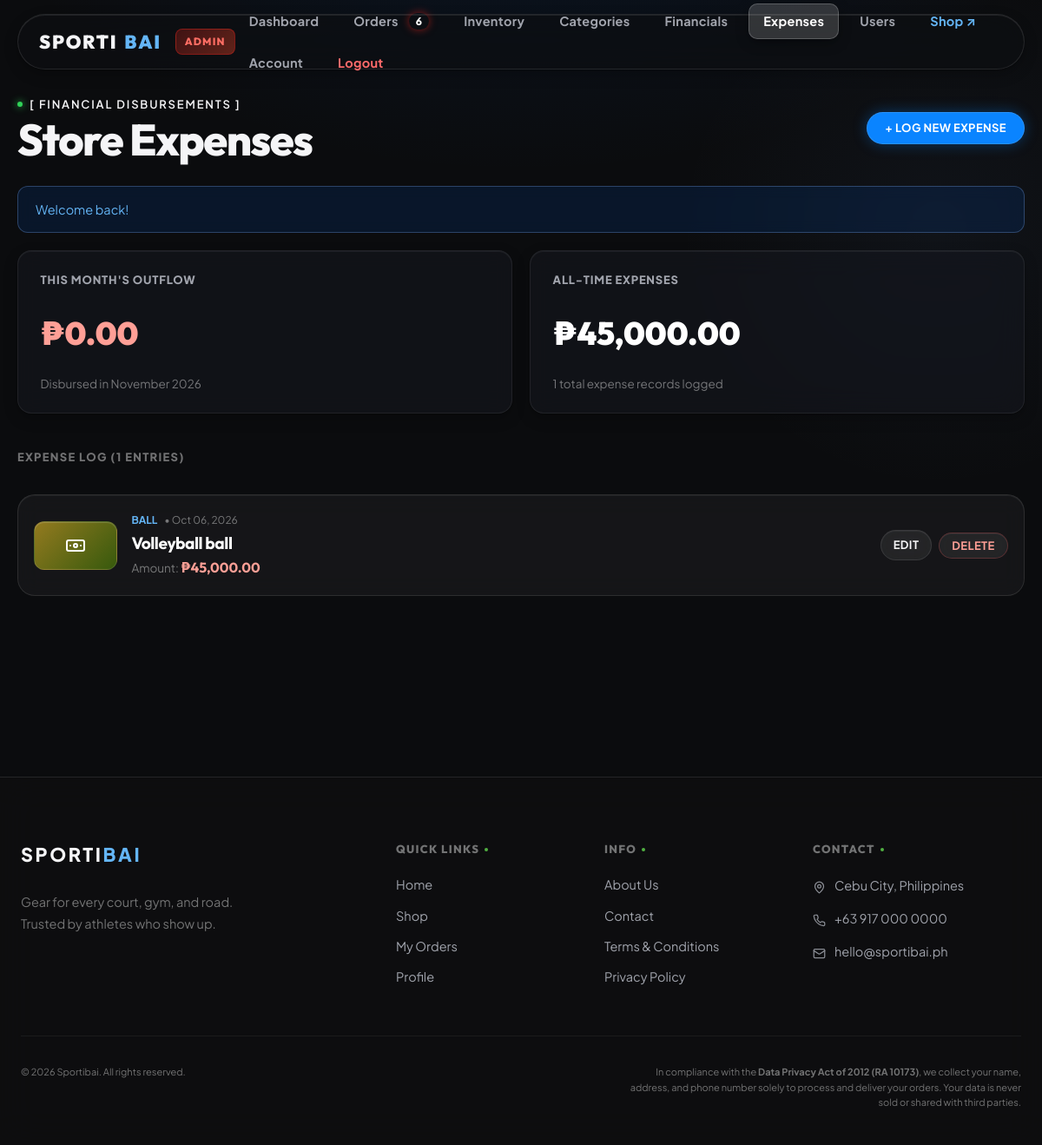
The page /admin/expenses.php (signed in) on the database its author committed.
### tables this page shows
CREATE TABLE `expenses` (
  `expense_id` int(11) NOT NULL,
  `expense_date` date NOT NULL,
  `description` varchar(150) NOT NULL,
  `category` varchar(50) NOT NULL,
  `amount` decimal(10,2) NOT NULL
);

### includes/functions.php (called while the page is built, shortened)
<?php
require_once __DIR__ . '/icons.php';
function peso($n) {
    return '₱' . number_format($n, 2);
}

### admin/expenses.php (the view, shortened to what this page needs)
<?php
require '../includes/db.php';
require '../includes/functions.php';
$cur_m_start = date('Y-m-01');
$cur_m_end   = date('Y-m-t');
$res_all = mysqli_query($conn, "SELECT COALESCE(SUM(amount), 0) AS total_all, COUNT(*) as cnt FROM expenses");
$all_data = mysqli_fetch_assoc($res_all);
$total_all_expenses = (float)($all_data['total_all'] ?? 0);
$total_expense_count = (int)($all_data['cnt'] ?? 0);
$res_m = mysqli_execute_query($conn, "SELECT COALESCE(SUM(amount), 0) AS total_m FROM expenses WHERE expense_date BETWEEN ? AND ?", array($cur_m_start, $cur_m_end));
$total_m_expenses = (float)(mysqli_fetch_assoc($res_m)['total_m'] ?? 0);
$expenses = array();
$result = mysqli_query($conn, "SELECT * FROM expenses ORDER BY expense_date DESC, expense_id DESC");
while ($row = mysqli_fetch_assoc($result)) {
    $expenses[] = $row;
}
require '../includes/header.php';
?>
<section class="reveal in">
    <div style="display:flex; justify-content:space-between; align-items:center; flex-wrap:wrap; gap:1rem; margin-bottom:1.5rem;">
        <div>
            <div class="hero-eyebrow" style="color:var(--color-brand-red);">[ FINANCIAL DISBURSEMENTS ]</div>
            <h1 style="font-size: var(--text-display-l); line-height:1.15; margin:2px 0 0;">Store Expenses</h1>
        </div>
        <button type="button" class="btn sm" onclick="toggleExpenseForm()" style="box-shadow:0 0 16px rgba(10,132,255,0.35);">
            + Log New Expense
        </button>
    </div>
    <?php require '../includes/alert.php'; ?>
    <div style="display:grid; grid-template-columns:repeat(auto-fit, minmax(220px, 1fr)); gap:1.25rem; margin-bottom:2rem;">
        <div class="card in" style="padding:1.4rem 1.6rem; border-radius:16px;">
            <div style="font-size:13px; font-weight:800; text-transform:uppercase; color:var(--color-fg-secondary); letter-spacing:0.8px;">
                This Month's Outflow
            </div>
            <div style="font-size:2.3rem; font-weight:900; color:#ff9f96; margin:6px 0 2px; font-family:var(--font-display);">
                <?= peso($total_m_expenses) ?>
            </div>
            <div class="muted" style="font-size:13.5px;">Disbursed in <?= date('F Y') ?></div>
        </div>
        <div class="card in" style="padding:1.4rem 1.6rem; border-radius:16px;">
            <div style="font-size:13px; font-weight:800; text-transform:uppercase; color:var(--color-fg-secondary); letter-spacing:0.8px;">
                All-Time Expenses
            </div>
            <div style="font-size:2.3rem; font-weight:900; color:#fff; margin:6px 0 2px; font-family:var(--font-display);">
                <?= peso($total_all_expenses) ?>
            </div>
            <div class="muted" style="font-size:13.5px;"><?= $total_expense_count ?> total expense records logged</div>
        </div>
    </div>
    <div class="lines" style="padding-top:0.5rem;">
        <div class="rail-section-title" style="margin-bottom:0.75rem;">Expense Log (<?php echo count($expenses); ?> entries)</div>
        <?php foreach ($expenses as $e) { ?>
            <div class="line" style="gap:1rem; padding:1.15rem;">
                <div class="tile" style="--h: <?php echo ($e['expense_id'] * 47) % 360; ?>; aspect-ratio:1; max-height:56px; border-radius:12px; display:flex; align-items:center; justify-content:center; color:#fff;">
                    <?= icon('banknote', '', 24) ?>
                </div>
                <div style="flex-grow:1;">
                    <div style="display:flex; align-items:center; gap:8px;">
                        <span class="brand-tag" style="font-size:12px; text-transform:uppercase; color:var(--color-accent-on-dark); font-weight:700;">
                            <?php echo htmlspecialchars($e['category']); ?>
                        </span>
                        <span class="muted" style="font-size:12px;">• <?= date('M d, Y', strtotime($e['expense_date'])) ?></span>
                    </div>
                    <h2 style="font-size:1.2rem; font-weight:700; margin-top:2px; color:#fff;"><?php echo htmlspecialchars($e['description']); ?></h2>
                    <span class="muted" style="font-size:13.5px;">Amount: <strong style="color:#ff9f96; font-size:16px; font-family:var(--font-display);"><?php echo peso($e['amount']); ?></strong></span>
                </div>
                <div style="display:flex; gap:0.5rem; align-items:center;">
                    <a class="btn ghost sm" href="expense_edit.php?id=<?php echo $e['expense_id']; ?>" style="font-size:13px; font-weight:700; padding:6px 14px;">Edit</a>
                    <form method="POST" action="expenses.php" style="display:inline" onsubmit="return confirm('Delete this expense?');">
                        <button class="btn ghost sm" type="submit" name="delete_expense" style="color:#ff9f96; border-color:rgba(255,100,100,0.25); font-size:13px; font-weight:700; padding:6px 14px;">Delete</button>
                    </form>
                </div>
            </div>
        <?php } ?>
    </div>
</section>
<?php require '../includes/footer.php'; ?>

### includes/icons.php (shortened to what this page needs)
<?php
function sporti_icon($name, $class = '', $size = 18, $attrs = '') {
    $size_attr = $size ? "width=\"{$size}\" height=\"{$size}\"" : '';
    $class_attr = $class ? "class=\"sporti-icon {$class}\"" : 'class="sporti-icon"';
    $open = "<svg xmlns=\"http://www.w3.org/2000/svg\" {$size_attr} viewBox=\"0 0 24 24\" fill=\"none\" stroke=\"currentColor\" stroke-width=\"2\" stroke-linecap=\"round\" stroke-linejoin=\"round\" {$class_attr} {$attrs} style=\"vertical-align:middle; flex-shrink:0; display:inline-block;\">";
    $close = "</svg>";
    switch ($name) {
        case 'phone':
            $body = '<path d="M22 16.92v3a2 2 0 0 1-2.18 2 19.79 19.79 0 0 1-8.63-3.07 19.5 19.5 0 0 1-6-6 19.79 19.79 0 0 1-3.07-8.67A2 2 0 0 1 4.11 2h3a2 2 0 0 1 2 1.72 12.84 12.84 0 0 0 .7 2.81 2 2 0 0 1-.45 2.11L8.09 9.91a16 16 0 0 0 6 6l1.27-1.27a2 2 0 0 1 2.11-.45 12.84 12.84 0 0 0 2.81.7A2 2 0 0 1 22 16.92z"/>';
            break;
        case 'map-pin':
            $body = '<path d="M20 10c0 4.993-5.539 10.193-7.399 11.799a1 1 0 0 1-1.202 0C9.539 20.193 4 14.993 4 10a8 8 0 0 1 16 0"/><circle cx="12" cy="10" r="3"/>';
            break;
        case 'banknote':
        case 'dollar-sign':
            $body = '<rect width="20" height="12" x="2" y="6" rx="2"/><circle cx="12" cy="12" r="2"/><path d="M6 12h.01M18 12h.01"/>';
            break;
        case 'mail':
            $body = '<rect width="20" height="16" x="2" y="4" rx="2"/><path d="m22 7-8.97 5.7a1.94 1.94 0 0 1-2.06 0L2 7"/>';
            break;
    }
    return $open . $body . $close;
}
if (!function_exists('icon')) {
    function icon($name, $class = '', $size = 18, $attrs = '') {
        return sporti_icon($name, $class, $size, $attrs);
    }
}

### rows shown on the page
expenses: category "BALL", expense_date "Oct 06, 2026", description "Volleyball ball", amount "₱45,000.00"

### other values the page prints
$admin_pending_orders "6"
$_SESSION['success'] "Welcome back!"
peso($total_m_expenses) "₱0.00"
peso($total_all_expenses) "₱45,000.00"
$total_expense_count "1"
count($expenses) "1"
